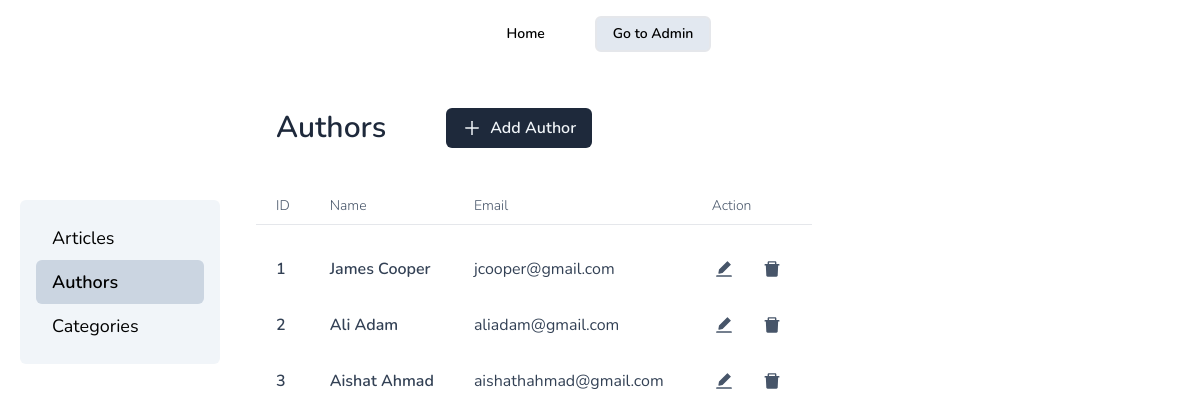
/admin/authors/index.php, run on the app's committed database.
### tables this page shows
CREATE TABLE IF NOT EXISTS authors (
  id INT NOT NULL AUTO_INCREMENT,
  name VARCHAR(255) NOT NULL,
  email VARCHAR(255) NOT NULL,
  PRIMARY KEY (id),
  UNIQUE (email)
);

### public/admin/authors/index.php (called while the page is built, shortened)
<?php
try {
  include __DIR__ . '/../../../classes/Author.php';
  $author = new Author();
  $authors = $author->getAuthors();
  include __DIR__ . '/../../../views/admin/authors/index.php';
} catch (PDOException $e) {
  $title = 'An error has occurred';
  $output = 'Database error: ' . $e->getMessage() . ' in ' .
    $e->getFile() . ':' . $e->getLine();
}
include __DIR__ . '/../../../views/layout.php';

### classes/Author.php (called while the page is built, shortened)
<?php
require_once __DIR__ . '/Database.php';
class Author
{
  private $pdo;
  public function __construct()
  {
    $db = new Database();
    $this->pdo = $db->connect();
  }
  public function getAuthors()
  {
    $stmt = $this->pdo->prepare('SELECT * FROM authors ORDER BY authors.id');
    $stmt->execute();
    return $stmt->fetchAll();
  }
}

### classes/Database.php (called while the page is built)
<?php
class Database
{
  public function connect()
  {
    return new PDO(
      'mysql:host=localhost; dbname=blog; charset=utf8mb4',
      'root',
      ''
    );
  }
}

### views/admin/authors/index.php (the view, shortened to what this page needs)
<table>
  <thead class='border-b-[1px] text-sm text-slate-600'>
    <tr class='[&>*]:px-5 [&>*]:text-left [&>*]:font-light'>
      <th class='py-2'>ID</th>
      <th>Name</th>
      <th>Email</th>
      <th class="translate-x-2">Action</th>
    </tr>
  </thead>
  <tbody class='translate-y-4 text-slate-700'>
    <?php foreach ($authors as $author) : ?>
    <tr class='rounded-md pt-5 hover:bg-slate-100 [&>*]:px-5'>
      <td class='rounded-l-md py-4 font-semibold'><?= $author['id'] ?></td>
      <td class='py-4 font-semibold'><?= $author['name'] ?></td>
      <td class='py-4'><?= $author['email'] ?></td>
      <td class='rounded-r-md'>
        <form method="post" class='flex items-center gap-2'>
          <a href="/admin/authors/add.php?id=<?= $author['id'] ?>" title='edit author'
            class="hover:bg-slate-300 p-2.5 transition [&:hover_svg]:text-blue-700 rounded-full">
          </a>
          <button type='submit' name="delete" title='delete author'
            class="hover:bg-slate-300 p-2.5 transition [&:hover_svg]:text-red-700 rounded-full">
          </button>
        </form>
      </td>
    </tr>
    <?php endforeach; ?>
  </tbody>
</table>

### views/header.php (style rules this page uses)
html { font-family: 'Nunito', sans-serif; }
body { margin-bottom: 5rem; }

### data on the page
authors: id "1", name "James Cooper", email "jcooper@gmail.com"
authors: id "2", name "Ali Adam", email "aliadam@gmail.com"
authors: id "3", name "Aishat Ahmad", email "aishathahmad@gmail.com"

### other printed values
$navItem "Articles"
$navItem "Authors"
$navItem "Categories"
$title "Authors"
$titleSingular[$title] "Author"
